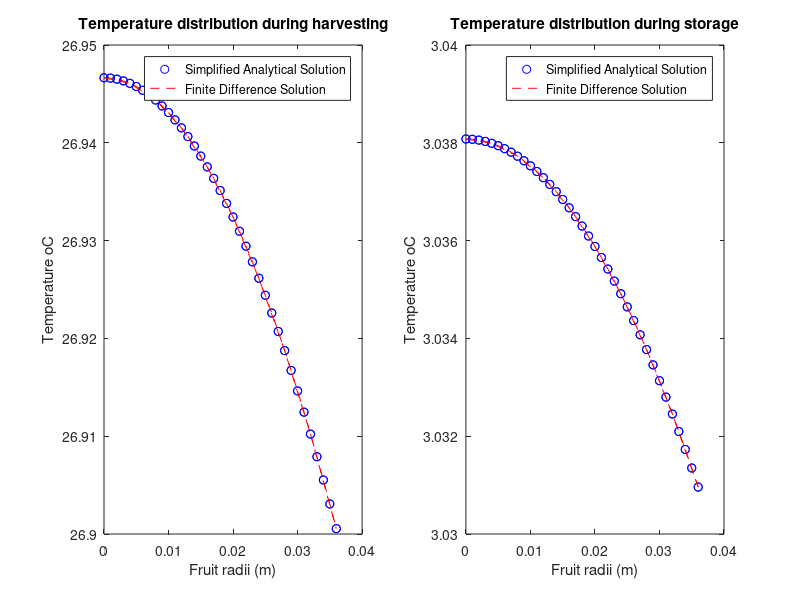

MATLAB code for this plot: (Note: this script raises an error after producing the figure.)
%% Biological and Agricultural Engineering Department
% Modeling and Analysis of Physical and Biological Processes: EBS 270
% Homework No. 3 - Due Date: May 28, 2019
% Student: Guilherme De Moura Araujo
%%
clear all; clc;

global T_Harvest T_Storage rho cp a a0 a1 k h w he
%%
T_Harvest = 26.7; % Ambiente Temperature at Harvest, (oC)
T_Storage = 3; % Storage temperature (oC)
rho = 998; % Density of orange (km/m3)
cp = 3900; % Specific heat of orange (J/kg/oC)
a = 0.036; % Radius of fruit (m)
a0 = 4.71;
a1 = 3.55;
%A = a0 + a1*T; % Heat production due to respiration (J/(s-m3))
k = 0.47; % Thermal Conductivity of the fruit (W/m/oC)
h = 6; % Convective heat transfer coefficient at the fruit surface (W/m2/oC)
w = sqrt(a1/k);
he = h-k/a;
dr = 0.001; %Random value adopted by student

%% Analytical Solution from Homework #1
% Harvesting condiions
T_Inf = T_Harvest;
alpha = -(a0 + a1*T_Inf)/a1;
A = -(alpha*(k+he*a))/(he*sin(w*a)+k*w*cos(w*a));
j = 1;
for r=0:dr:a
    if r == 0
      T_H(j) = A*w-((a0+a1*T_Inf)/a1)+T_Inf;
    else
    u_H(j) = A*sin(w*r)+alpha*r;
    T_H(j) = u_H(j)/r+T_Inf;
    end
    j = j+1;
end
%--------------------------------------------------------------------------
% Storage conditions
T_Inf = T_Storage;
alpha = -(a0 + a1*T_Inf)/a1;
A = (-alpha*(k+he*a))/(he*sin(w*a)+k*w*cos(w*a));
j = 1;
for r=0:dr:a
    if r == 0
      T_S(j) = A*w-((a0+a1*T_Inf)/a1)+T_Inf;
    else
    u_S(j) = A*sin(w*r)+alpha*r;
    T_S(j) = u_S(j)/r+T_Inf;
    end
    j = j+1;
end

%% Finite Difference Solution

N = 37; % Number of nodes
dr = a/(N-1); % Delta r -> Same used for analytical solution
alpha = k/(dr*dr); % Constant
beta = a1-2*alpha;

AN = zeros(N,N);
for i=1:N
    for j=1:N
        if i>=2
            if i==j
                AN(i,j) = beta;
                AN(i,j-1) = (alpha-alpha/(i-1));
                if i<N
                AN(i,j+1) = (alpha+alpha/(i-1));
                end
            end
        end
    end
end

AN(1,1) = a1-6*alpha;
AN(1,2) = 6*alpha;
AN(N,N-1) = 2*alpha;
AN(N,N) = -2*(alpha+h/a+h/dr)+a1;

FNH = -a0*ones(N,1);
FNH(N)= -a0-2*h*(1/a+1/dr)*T_Harvest;

FNS = -a0*ones(N,1);
FNS(N)= -a0-2*h*(1/a+1/dr)*T_Storage;

TNH = inv(AN)*FNH;
TNS = inv(AN)*FNS;

j = 0:dr:a;
subplot(1,2,1)
plot(0:a/(length(T_H)-1):a,T_H,'bo');
hold on
plot(j,TNH,'r--');
legend('Simplified Analytical Solution','Finite Difference Solution')
title('Temperature distribution during harvesting');
xlabel('Fruit radii (m)');ylabel('Temperature oC');
grid
subplot(1,2,2)
plot(0:a/(length(T_H)-1):a,T_S,'bo');
hold on
plot(j,TNS,'r--');
legend('Simplified Analytical Solution','Finite Difference Solution');
title('Temperature distribution during storage');
xlabel('Fruit radii (m)');ylabel('Temperature oC');
grid

%% Problem 1 comments
% After plotting Simplified Analytical Solution vs. Finite Difference we
% can notice that both results are in perfect accord with each other.s
%% Alternative hand written solution (PLEASE DON'T RUN THIS SECTION IF YOU
% RAN THE PREVIOUS SECTION)
N = 10; % Total number of Nodes (From T0 to T9)
dr = a/(N-1);
alpha = k/(dr*dr); % Constant
beta = a1-2*alpha;

A = [a1-6*alpha 6*alpha 0 0 0 0 0 0 0 0;
    0 beta 2*alpha 0 0 0 0 0 0 0;
    0 alpha/2 beta 3/2*alpha 0 0 0 0 0 0;
    0 0 2/3*alpha beta 4/3*alpha 0 0 0 0 0;
    0 0 0 3/4*alpha beta 5/4*alpha 0 0 0 0;
    0 0 0 0 4/5*alpha beta 6/5*alpha 0 0 0;
    0 0 0 0 0 5/6*alpha beta 7/6*alpha 0 0;
    0 0 0 0 0 0 6/7*alpha beta 8/7*alpha 0;
    0 0 0 0 0 0 0 7/8*alpha beta 9/8*alpha;
    0 0 0 0 0 0 0 0 2*alpha -2*(alpha+h/a+h/dr)+a1];

FH = [-a0;-a0;-a0;-a0;-a0;-a0;-a0;-a0;-a0;-a0-2*h*(1/a+1/dr)*T_Harvest];
TH = inv(A)*FH;

FS = [-a0;-a0;-a0;-a0;-a0;-a0;-a0;-a0;-a0;-a0-2*h*(1/a+1/dr)*T_Storage];
TS = inv(A)*FS;

j = 0:a/(N-1):a;
subplot(1,2,1)
plot(0:a/(length(T_H)-1):a,T_H,'bo');
hold on
plot(j,TH,'r--');
legend('Simplified Analytical Solution','Finite Difference Solution')
title('Temperature distribution during harvesting');
xlabel('Fruit radii (m)');ylabel('Temperature oC');
grid
subplot(1,2,2)
plot(0:a/(length(T_H)-1):a,T_S,'bo');
hold on
plot(j,TS,'r--');
legend('Simplified Analytical Solution','Finite Difference Solution');
title('Temperature distribution during storage');
xlabel('Fruit radii (m)');ylabel('Temperature oC');
grid

%% Transient Orange Cooling using PDEPE

global Q ER
Q = 11.6e+12;
ER = 7569;
r = 0:dr:a;

m = 2;
t = 0:(259200/71):259200; %3600 s/h * 24/day * 3days = 259200 s
sol = pdepe(m, @pdefun, @pdeic, @pdebc, r, t);

% Surface plot
surf(r, t, sol)
title('Orange Cooling over 72 hours (Cold Storage in 36 hours)')
xlabel('Radius [m]')
ylabel('Time [s]')
%% Problem 2a

figure
plot(r, T_S, 'bo', r, TNS, 'r--', r, sol(end,:), 'g--o');
title('Steady state solutions')
xlabel('Radius, [m] ');
ylabel('Temperature [ oC]');
legend('Analytical Solution', 'Finite Difference', 'Pdepe');
grid;

% Comments:
% We can see that all three methods in accord with each other.
%% Temperature as a function of time for the last node (orange outer surface)

figure
plot(t, sol(:,end))
title('Temperature of Orange Surface over Time (outer surface)')
xlabel('Time [s]')
ylabel('Temperature [oC]')
%% Problem 2b

T_Linear = sol(end,:);  % Comment out for 2b
T_Arrhenius = sol(end,:);
DiffT = T_Linear - T_Arrhenius;
avgT = mean(DiffT(:));

fprintf('Average difference temperature in the steady state: %.5f oC\n',avgT);

% Comments: after running pdepe two times, the average temperature
% difference between the linear assumption and the equation of Arrhenius
% was calculated as 0.0027 oC, which is slightly insignificant. Therefore
% we conclude that our previous assumption was good.

%% Problem 3b

T_homogenous = sol(end,:);  % Comment out for 3b
T_descontinuity = sol(end,:);
DiffT2 = T_homogenous - T_descontinuity;
avgT2 = mean(DiffT2(:));

fprintf('Average difference temperature in the steady state: %.5f oC\n',avgT2);

% Comments: after running pdepe two times, the average temperature
% difference between the homogenous assumption and the more complex model
% (material descontinuity flesh-rind) was calculated as -0.00111 oC, which
% is slightly insignificant. Therefore we conclude that our previous
% assumption (material is homogenous) was good.

%% Problem 3c

T = sol(end,end);
area = 4*pi*a^2;
Qremoved = h * area * (T-T_Storage);
fprintf('Heat required to be removed: Q = %.5f J/s\n',Qremoved);

% Comments: From homework 1 we calculated Q = 0.003 J/s; and now we found Q
% = 0.028 J/s. Again, the difference is very small. Suggesting that a
% simpler model yields good results just as a more complex model.
%% Problem 3d

V = 4/3*pi*a^3;
Q2 = rho * cp * V * (T_Harvest - T) % calculates E for 3d
fprintf('Heat required to be removed: Q = %.2f J\n',Q2);

% Comments: From homework 1 we calculated Q = 18,100 J/s; and now we found
% Q = 18,000 J. Again, the difference is very small. Suggesting that a
% simpler model yields good results just as a more complex model.
%% Functions Required for PDEPE
% pdepe
function [c,f,s] = pdefun(x,t,u,DuDx)
global a0 a1 cp h he Q ER rho k
c = rho * cp;
% Uncomment the if statement for parts 3b, 3c and 3d
if x <= 0.033
  k = 0.47;
else
  k = 0.23;
end
f = k * DuDx;
%s = a0 + a1 * u; % comment this out for 2b and after
 s = Q * exp(-ER/(u + 273)); % uncomment this out for 2b and after
end
% IC
function u0 = pdeic(x) 
global T_Harvest
u0 = T_Harvest;
end
% BC
function [pl,ql,pr,qr] = pdebc(xl,ul,xr,ur,t)
global T_Harvest T_Storage h
pl = 0;
ql = 1;
if t < 129600
    pr = h * (ur - T_Harvest);
else
    pr = h * (ur - T_Storage);
end
qr = 1;
end